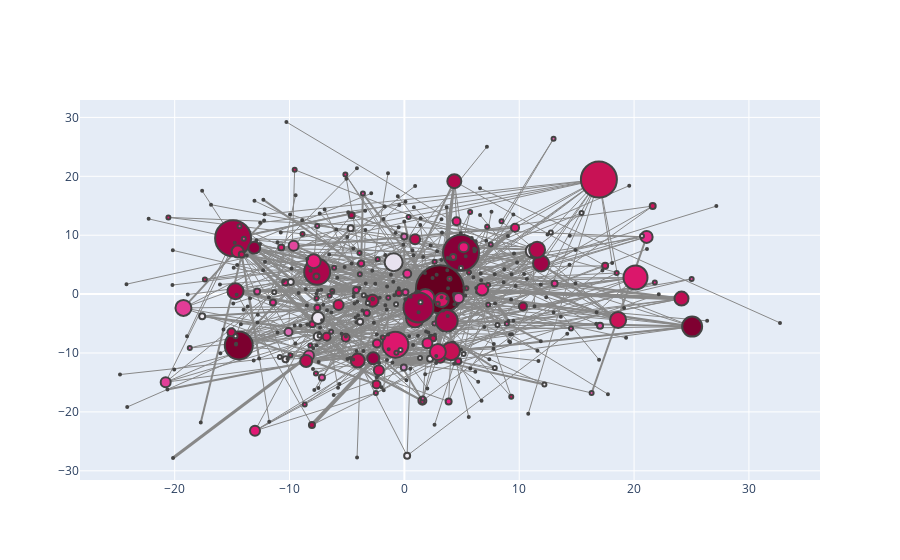

Notebook code for this chart:
### Code cell
configure_plotly_browser_state()
plotNetworkSizeColor(teapartyGraph)
